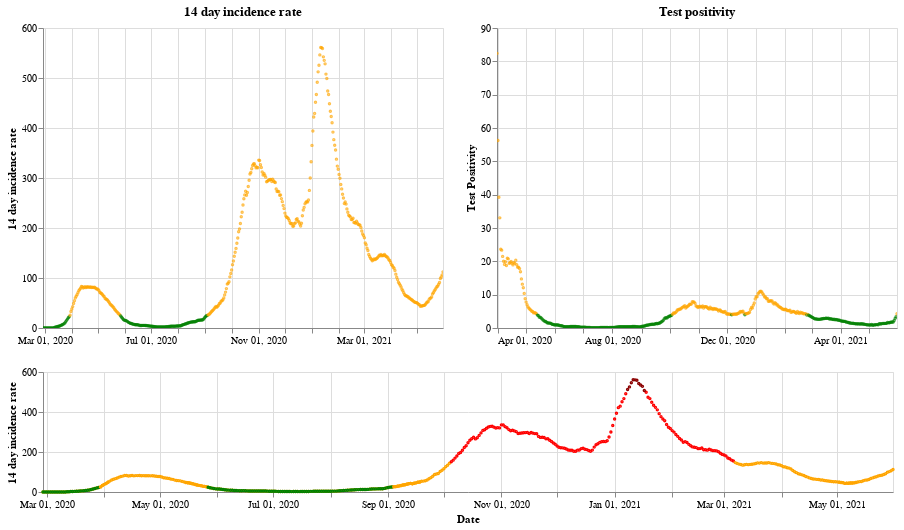

The notebook cell this image was saved under:
### Markdown cell above
## Scotland

### Code cell
plot_traffic_light('Scotland')

### Figure 1 — Vega-Lite specification as saved in the notebook (floating-point values rounded to 4 significant figures; data arrays with more than 128 entries replaced by an {"elided": "..."} marker saying what was removed)
{"config": {"view": {"continuousWidth": 400, "continuousHeight": 300}}, "vconcat": [{"hconcat": [{"mark": {"type": "point", "size": 2}, "encoding": {"color": {"condition": {"value": "green", "test": "(datum.twoWeeklyCasesRate <= 25)"}, "value": "orange"}, "tooltip": [{"type": "nominal", "field": "areaName"}, {"type": "temporal", "field": "date"}, {"type": "quantitative", "field": "twoWeeklyCasesRate"}, {"type": "quantitative", "field": "testPositivity"}], "x": {"type": "temporal", "axis": {"title": ""}, "field": "date", "scale": {"domain": {"selection": "DateBrush"}}, "timeUnit": "yearmonthdate"}, "y": {"type": "quantitative", "axis": {"title": "14 day incidence rate"}, "field": "twoWeeklyCasesRate"}}, "title": "14 day incidence rate", "width": 400}, {"mark": {"type": "point", "size": 2}, "encoding": {"color": {"condition": {"value": "green", "test": "(datum.testPositivity <= 4)"}, "value": "orange"}, "tooltip": [{"type": "nominal", "field": "areaName"}, {"type": "temporal", "field": "date"}, {"type": "quantitative", "field": "twoWeeklyCasesRate"}, {"type": "quantitative", "field": "testPositivity"}], "x": {"type": "temporal", "axis": {"title": ""}, "field": "date", "scale": {"domain": {"selection": "DateBrush"}}, "timeUnit": "yearmonthdate"}, "y": {"type": "quantitative", "axis": {"title": "Test Positivity"}, "field": "testPositivity"}}, "title": "Test positivity", "width": 400}]}, {"layer": [{"mark": {"type": "point", "size": 2}, "encoding": {"color": {"condition": {"value": "orange", "test": "((50 && datum.twoWeeklyCasesRate) < 150)"}, "value": "red"}, "opacity": {"condition": {"value": 1, "test": "((50 && datum.twoWeeklyCasesRate) < 500)"}, "value": 0}, "tooltip": [{"type": "nominal", "field": "areaName"}, {"type": "temporal", "field": "date"}, {"type": "quantitative", "field": "twoWeeklyCasesRate"}, {"type": "quantitative", "field": "testPositivity"}], "x": {"type": "temporal", "axis": {"title": "Date"}, "field": "date", "timeUnit": "yearmonthdate"}, "y": {"type": "quantitative", "axis": {"title": "14 day incidence rate"}, "field": "twoWeeklyCasesRate"}}, "selection": {"DateBrush": {"type": "interval", "encodings": ["x"], "fields": ["Time"]}}, "width": 850}, {"mark": {"type": "point", "size": 2}, "encoding": {"color": {"value": "darkred"}, "opacity": {"condition": {"value": 1, "test": "(datum.twoWeeklyCasesRate >= 500)"}, "value": 0}, "tooltip": [{"type": "nominal", "field": "areaName"}, {"type": "temporal", "field": "date"}, {"type": "quantitative", "field": "twoWeeklyCasesRate"}, {"type": "quantitative", "field": "testPositivity"}], "x": {"type": "temporal", "axis": {"title": "Date"}, "field": "date", "timeUnit": "yearmonthdate"}, "y": {"type": "quantitative", "axis": {"title": "14 day incidence rate"}, "field": "twoWeeklyCasesRate"}}, "width": 400}, {"mark": {"type": "point", "size": 2}, "encoding": {"color": {"condition": {"value": "green", "test": "((4 && datum.twoWeeklyCasesRate) < 25)"}, "value": "orange"}, "opacity": {"condition": {"value": 1, "test": "(datum.twoWeeklyCasesRate < 50)"}, "value": 0}, "tooltip": [{"type": "nominal", "field": "areaName"}, {"type": "temporal", "field": "date"}, {"type": "quantitative", "field": "twoWeeklyCasesRate"}, {"type": "quantitative", "field": "testPositivity"}], "x": {"type": "temporal", "axis": {"title": "Date"}, "field": "date", "timeUnit": "yearmonthdate"}, "y": {"type": "quantitative", "axis": {"title": "14 day incidence rate"}, "field": "twoWeeklyCasesRate"}}, "width": 400}], "height": 120, "width": 800}], "data": {"name": "data-1f70de9175118fc33abd19631974dc23"}, "$schema": "https://vega.github.io/schema/vega-lite/v4.8.1.json", "datasets": {"data-1f70de9175118fc33abd19631974dc23": {"elided": "459 records"}}}
